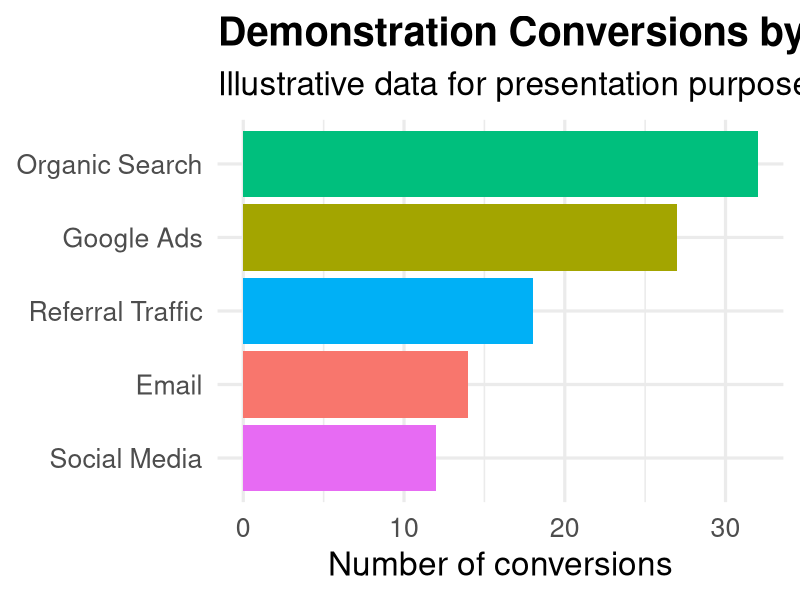

Write R code to recreate this figure.
## ---- chunk 1
#| label: setup
#| include: false

library(tidyverse)
library(knitr)

theme_set(
  theme_minimal(base_size = 24) +
    theme(
      plot.title = element_text(face = "bold"),
      legend.position = "bottom"
    )
)

set.seed(6500)
## ---- chunk 2
#| label: demo-data
#| echo: true

channel_data <- tibble(
  channel = c(
    "Organic Search",
    "Google Ads",
    "Social Media",
    "Email",
    "Referral Traffic"
  ),
  sessions = c(620, 410, 355, 180, 145),
  conversions = c(32, 27, 12, 14, 18),
  marketing_cost = c(300, 950, 240, 120, 80)
) |>
  mutate(
    conversion_rate = conversions / sessions,
    cost_per_conversion = marketing_cost / conversions
  )

channel_data
## ---- chunk 3
#| label: fig-channel-conversions
#| fig-cap: "Demonstration number of conversions by digital marketing channel."
#| echo: false
#| warning: false

channel_data |>
  ggplot(aes(
    x = reorder(channel, conversions),
    y = conversions,
    fill = channel
  )) +
  geom_col(show.legend = FALSE) +
  coord_flip() +
  labs(
    title = "Demonstration Conversions by Channel",
    subtitle = "Illustrative data for presentation purposes only",
    x = NULL,
    y = "Number of conversions"
  )
## ---- chunk 4
#| label: tbl-channel-summary
#| tbl-cap: "Demonstration summary of digital channel performance."
#| echo: false

channel_data |>
  mutate(
    conversion_rate = paste0(round(conversion_rate * 100, 1), "%"),
    marketing_cost = scales::dollar(marketing_cost),
    cost_per_conversion = scales::dollar(cost_per_conversion)
  ) |>
  rename(
    Channel = channel,
    Sessions = sessions,
    Conversions = conversions,
    `Marketing Cost` = marketing_cost,
    `Conversion Rate` = conversion_rate,
    `Cost per Conversion` = cost_per_conversion
  ) |>
  kable(align = "lrrrrr")
## ---- chunk 5
#| label: appendix-code
#| echo: true

channel_data |>
  arrange(desc(conversions)) |>
  select(
    channel,
    sessions,
    conversions,
    marketing_cost,
    conversion_rate,
    cost_per_conversion
)
